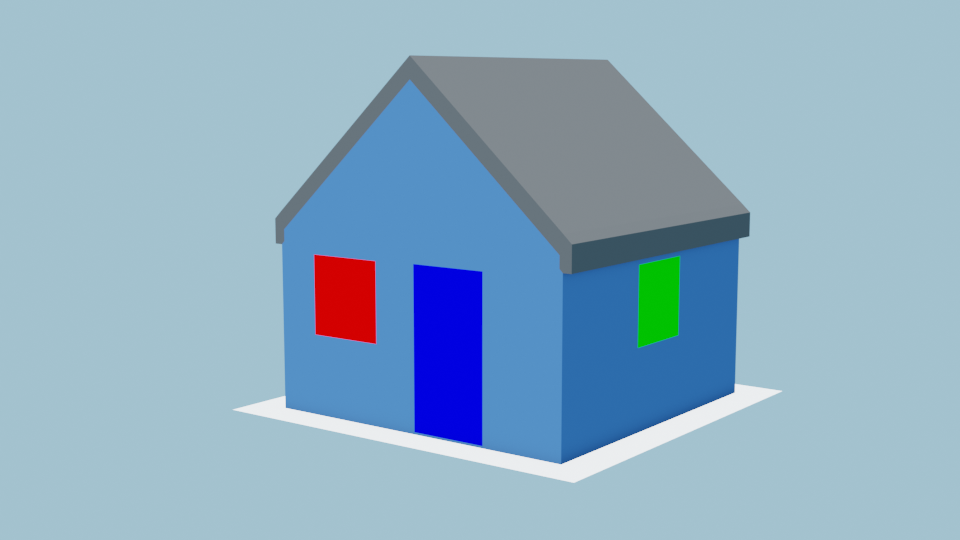
#> input picture house1.png, 960 x 540 px
$ jupyter execute Part3_Submission.ipynb
#> lines starting #> are read from the running program, lines starting #| are printed output that depends on the picture
#### Christian Altrichter, Jury Andrea D'Onofrio, Francesco Huber

[cell 1]
import cv2
import numpy as np
import matplotlib.pyplot as plt
np.set_printoptions(4,suppress=True)

## Task 1.
Get the image coordinates xi , i = 1, . . . , 10, of the points marked in the image from the second part
of the project in “house1.png” and the image coordinates x′i, i = 1, . . . , 10, of the same points in “house2.png”
and use the 8-point algorithm to reconstruct the fundamental matrix F relating the two views.

[cell 2]
def plot_points(image, points, title=''):
    fig, ax = plt.subplots()
    ax.imshow(image)
    for i, point in enumerate(points):
        ax.scatter(point[0],point[1],color="red", label=i+1, marker='.')
        plt.text(point[0],point[1], s=i+1, color='white', size= 'medium')
    plt.title(title)
    plt.figure(figsize=(13,13))
    plt.show()

[cell 3]
image1_points = [[285, 410], #1
                 [415, 271], #2
                 [483, 277], #3
                 [608, 62],  #4
                 [750, 215], #5
                 [575, 485], #6
                 [410, 60],  #7
                 [682, 340], #8
                 [278, 245], #9
                 [735, 392]] #10

plot_points(cv2.imread("house1.png", 0), image1_points, "Image 1 correspondence")
#> in plot_points, `plt.show()`:
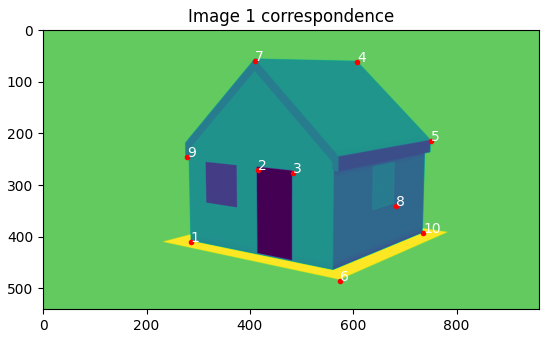
#> figure drawn by matplotlib, 1 panel

image2_points = [[285, 446], #1
                 [344, 290], #2
                 [375, 295], #3
                 [690, 75],  #4
                 [806, 251], #5
                 [388, 538], #6
                 [341, 59],  #7
                 [662, 395], #8
                 [285, 270], #9
                 [792, 479]] #10


plot_points(cv2.imread("house2.png", 0), image2_points, "Image 2 correspondence")
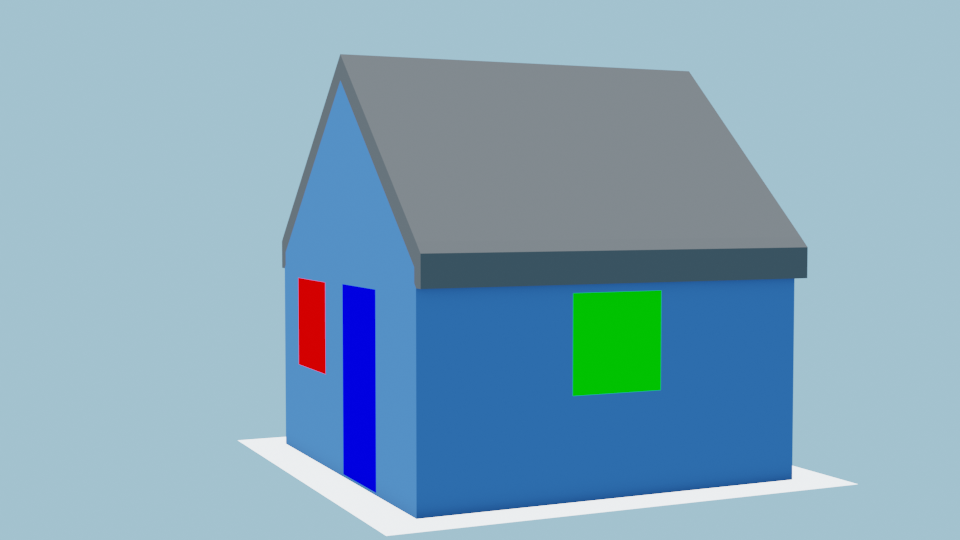
#> input picture house2.png, 960 x 540 px
#> call 2 of plot_points, with title = 'Image 2 correspondence'
#> in plot_points (call 2), `plt.show()`:
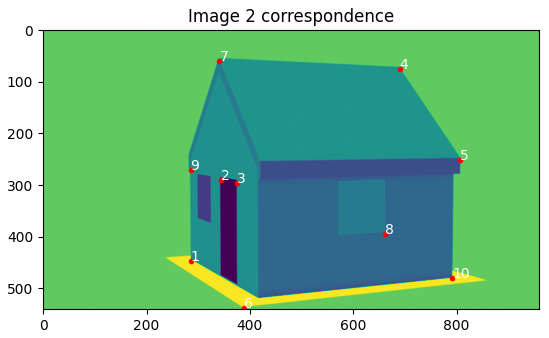
#> figure drawn by matplotlib, 1 panel


world_points =  [
                [   -1.0 ,     -1.0,        0.0,     1.0], #1
                [0.015545,     -1.0,   0.965257,     1.0], #2
                [0.491684,     -1.0,   0.965257,     1.0], #3
                [     0.0,  1.03586,     2.1009,     1.0], #4
                [ 1.05319,  1.03586,    1.15121,     1.0], #5
                [ 1.22323, -1.22323,        0.0,     1.0], #6
                [     0.0,     -1.0,     2.1009,     1.0], #7
                [     1.0, 0.234552,   0.489472,     1.0], #8
                [-1.05319,     -1.0,        1.0,     1.0], #9
                [     1.0,      1.0,        0.0,     1.0]  #10
                ]

[cell 4]
def get_fundamental_matrix():
    # SlideDeck 21. slide 20
    # ---------------------------------------------------------------------------
    # 8 point Algo
    #                 [[F11,F12,F13],    [x'1]
    #  [x1,x2,x3]      [F21,F22,F23],    [x'2]   = 0
    #                  [F31,F32,F33]]    [x'3]

    # A[i] = xx' + xy' + x + yx' + yy' + y+ x' + y' + 1 = 0
    # SVD: solves the f values

    # By obtaining F, we should observe:
    # x'Fx = 0 ; for every point x,x'
    #----------------------------------------------------------------------------

    A = np.zeros((len(image1_points), 9))
    for i in range(len(image1_points)):
        x, y = image1_points[i]
        x_prime, y_prime = image2_points[i]

        A[i] = [x*x_prime, y*x_prime, x_prime,
                x*y_prime, y*y_prime, y_prime,
                        x,         y,       1]

    print("A rank :", np.linalg.matrix_rank(A))

    _, _, V = np.linalg.svd(A)
    # print("U:\n",U)
    # print("S:\n", S)
    # print("V:\n", V)
    F = V[-1].reshape((3, 3)) # last column, again V has already been transposed by the function

    # print("F:\n", F)

    print("F rank is: ",np.linalg.matrix_rank(F))

    # Enforcing rank 2 on F
    U, S, V = np.linalg.svd(F)

    # print("U:\n",U)
    # print("S:\n", S)
    # print("V:\n", V)
    S[-1] = 0

    # print(np.diag(S))
    F = U @ np.diag(S) @ V
    print("F rank now is: ",np.linalg.matrix_rank(F))
    #F = F/F[-1,-1]

    #https://cseweb.ucsd.edu › classes › nullspace
    e = V[-1]
    e_prime = U.T[-1]

    print("F:\n", F)


    return F, e, e_prime

[cell 5]
# x'Transposed @ F @ x = 0
def estimate_error(F):
    print("estimation of x'Fx = 0")
    for i in range(len(image1_points)):
        x, y = image1_points[i]
        x_p, y_p = image2_points[i]
        X = np.array([x,y,1]).reshape((3,1))
        X_p = np.array([x_p,y_p,1]).reshape((1,3))
        res = X_p @ (F @ X)
        res = res[-1][-1] # take away some empty dimensions
        print(round(res,4))

[cell 6]
F, e, e_prime = get_fundamental_matrix()
estimate_error(F)

## Task 2.
Using the canonical camera pair (Pˆ, Pˆ′), where Pˆ = [I | 0], Pˆ′ = [[e′]×F | e′] and triangulation,
reconstruct the 3D coordinates of the points Xˆi, i = 1, . . . , 10,
to which the image points xi and x′i correspond for this camera pair.
To this end, implement the linear triangulation method using the DLT as described in Sec. 12.2 in the book.

[cell 7]
# SlideDeck 18. slide 10: the epipoles e and e' are right and left null vectors of F (Fe = 0 = e'TF)
print("right null?", F @ e)
print("left null?", e_prime @ F)

e2_skew_sim = np.array([[0,    -e_prime[2],   e_prime[1]],
                         [e_prime[2],      0,  -e_prime[0]],
                         [-e_prime[1], e_prime[0],      0]])

#Pˆ = [I | 0]; canonical 1 shape (3,4)
P_hat = np.hstack((np.identity(3), np.zeros((3,1))))

# Pˆ′ = [[e′]×F | e′]; canonical 2 shape (3,4)
P_hat_prime =  np.hstack((e2_skew_sim @ F, e_prime.reshape((3, 1))))

for i in range(10):
    res1 = F@np.array([image1_points[i][0],image1_points[i][1], 1])
    print(i,res1)
    res2 = np.array([image2_points[i][0],image1_points[i][1], 1]) @ F
    print(i,res2)

print("canonical pairs")
print("P_hat:\n",P_hat)
print("P_hat'\n", P_hat_prime)

[cell 8]
# Implement the linear triangulation method using the DLT as described in Sec. 12.2 in the book.
def linear_triangulation(pt1, pt2, P1, P2):

    x1, y1 = pt1
    x2, y2 = pt2

    # print("r1:", x1 * P1[2] - P1[0])

    # book page 312  A4x4
    A = np.array([x1 * P1[2] - P1[0], #1
                  y1 * P1[2] - P1[1], #2
                  x2 * P2[2] - P2[0], #3
                  y2 * P2[2] - P2[1]])#4

    #print("A:\n",A)

    _, _, V = np.linalg.svd(A)
    #V = V[-1]
    estimated_point = V[-1]/V[-1, -1]

    #print("estimated AX:\n", (A @ estimated_point.reshape((4,1))).T)

    return estimated_point

[cell 9]
# X^' : estimated points via canonical Ps
estimated_3D_points = []
for i in range(len(image1_points)):
    pt = image1_points[i]
    pt_p = image2_points[i]

    # Perform linear triangulation
    point_3d = linear_triangulation(pt, pt_p, P_hat, P_hat_prime)
    estimated_3D_points.append(point_3d)

# Print the 3D point coordinates
print("Triangulated 3D points:")
_ = [print("point ", i + 1, "->",x) for i, x in enumerate(estimated_3D_points)]

## Task 3.
You will notice that the coordinates Xˆi differ from the world coordinates Xi in the file “coords.tex” (you can find it on iCorsi),
which is to be expected, since you computed them using the canonical camera pair.
By matching the Xˆi with the Xi, i = 1, . . . , 10, recover the 3D homography H that relates the canonical camera pair (Pˆ, Pˆ′)
to the correct camera pair (P, P ′). Read note (i) in Sec. 4.9.2 of the book to find out how to do this using the DLT.

[cell 10]
# x' = Hx
def compute_homography_matrix(image_coord_1, image_coord_2):

    A = np.zeros((3 * len(image_coord_1), 16))

    for i in range(len(image_coord_1)):
        X, Y, Z, _ = image_coord_1[i]
        x, y, z, _ = image_coord_2[i]

        A[3 * i, :]     = [-X,  -Y,  -Z,  -1,    0,  0,  0,  0,   0,  0,  0,  0,   x * X, x * Y, x * Z, x]   # x
        A[3 * i + 1, :] = [ 0,   0,   0,   0,   -X, -Y, -Z, -1,   0,  0,  0,  0,   y * X, y * Y, y * Z, y]   # y
        A[3 * i + 2, :] = [ 0,   0,   0,   0,    0,  0,  0,  0,  -X, -Y, -Z, -1,   z * X, z * Y, z * Z, z]   # z

    # singular value decomposition A = UΣV^T
    _, _, V = np.linalg.svd(A)

    # last row of V and reshape it to 4x4
    H = V[-1, :]
    H = H.reshape((4, 4))

    return H

## Homography and Sanity Check

[cell 11]
H = compute_homography_matrix(estimated_3D_points, world_points)
print("H is:\n", H, "\n")

# Verification: x' = Hx
for i in range(10):
    p0 = estimated_3D_points[i]
    p0 = p0.reshape((4,1))
    res = H @ p0

    print("Our Result", (res.T/res[-1])[0])
    print("Real Value", world_points[i])
    print()

### Task 4.
Use the correct camera pair (P, P ′) and triangulation to find the world coordinates Yj , j = 1, . . . , 5
of the points yj and yj′ marked in the images below, similar to how you did it in task 2 with the canonical camera pair.

[cell 12]
Y_points1 = [[230, 410],
             [373, 340],
             [414, 427],
             [636, 345],
             [570, 240]]

plot_points(cv2.imread("house1.png", 0), Y_points1, "Image 1 new correspondence")

Y_points2 = [[236, 438],
             [323, 368],
             [340, 470],
             [572, 395],
             [422, 250]]

plot_points(cv2.imread("house2.png", 0), Y_points2, "Image 2 new correspondence")

[cell 13]
# Handout 21 slide 25.
# GETTING THE REAL P AND P'
P_real = P_hat @ np.linalg.inv(H)
print("P correct:\n", P_real)

# Handout 21 slide 25.
P_real_prime = P_hat_prime @ np.linalg.inv(H)
print("P' correct\n", P_real_prime)

Y_world_points_real = []
for i in range(len(Y_points1)):
    p1 = Y_points1[i]
    p2 = Y_points2[i]
    estimated = linear_triangulation(p1,p2,P_real,P_real_prime)
    Y_world_points_real.append(estimated)
